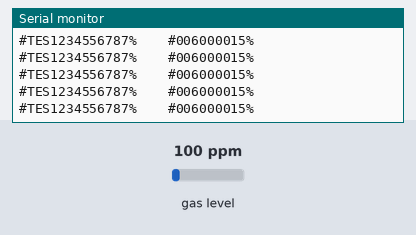
Simulated run of this program. Board: Arduino Mega 2560, built with avr-gcc and run on an emulated ATmega2560. On the bench: the last lines printed to the serial monitor. The test bench sets the inputs (shaded band); at power-on: gas level 100 ppm.

Above: at 1.2 s.
1.3 s: gas level set to 500 ppm
At 1.9 s:
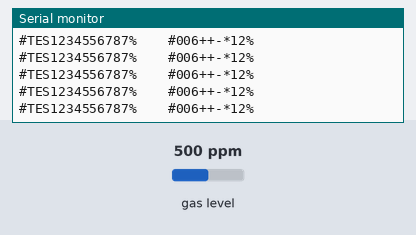
3.3 s: gas level set to 750 ppm
At 3.9 s:
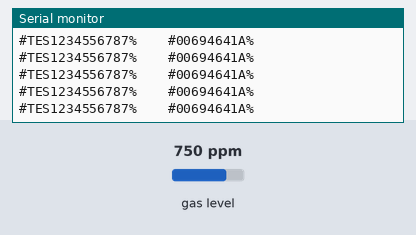

The program:

main.cpp
```cpp
#include <Arduino.h>
#include <SoftwareSerial.h>
#include <stringSerial.h>
stringSerial a = stringSerial();
void setup(){
  a.init();
  Serial.begin(9600);
}
void loop(){
  //Serial.println(716.6029, 4);
  //Serial.println(a.convert10dString(716.6029));
  a.copyToSTR("TES1234556787");
  Serial.print(a.getdata(lat));
  a.clearBuff();
  Serial.print("    ");
  Serial.println(a.getdata(h2s));
  a.clearBuff();
}
/*
void transmitSensor(int i){
  if(i==0){
    Serial.print(a.getdata(humadity));
  }else if(i==1){
    Serial.print(a.getdata(temperature));
  }else if(i==2){
    Serial.print(a.getdata(altitude));
  }else if(i==3){
    Serial.print(a.getdata(roll));
  }else if(i==4){
    Serial.print(a.getdata(pitch));
  }else if(i==5){
    Serial.print(a.getdata(yaw));
  }else if(i==6){
    Serial.print(a.getdata(co));
  }else if(i==7){
    Serial.print(a.getdata(co2));
  }else if(i==8){
    Serial.print(a.getdata(nh4));
  }else if(i==9){
    Serial.println(a.getdata(h2s));
  }else if(i==10){
    Serial.print(a.getdata(battery));
  }else if(i==11){
    Serial.print(a.getdata(compass));
  }
}

void setup() {
  a.init();
  Serial.begin(9600);
}

void loop() {
  /*
  Serial.print(a.getPPM_co());
  Serial.print("//");
  Serial.println(a.getPPM_h2s());
  //Serial.print("//");
  //Serial.println(a.getYaw());

  Serial.print(a.convert4dString(a.getRoll()));
  Serial.print("//");
  Serial.print(a.convert4dString(a.getPitch()));
  Serial.print("//");
  Serial.println(a.convert4dString(a.getYaw()));


  static int i=0;
  transmitSensor(i);
  if(i>11){i=0;}else{i++;}
  a.clearBuff();

}
*/
```

Measured:
- after the input at 1.3 s, the serial monitor: prints a new line after 0.07 s (image 1)
- after the input at 3.3 s, the serial monitor: prints a new line after 0.06 s (image 2)
